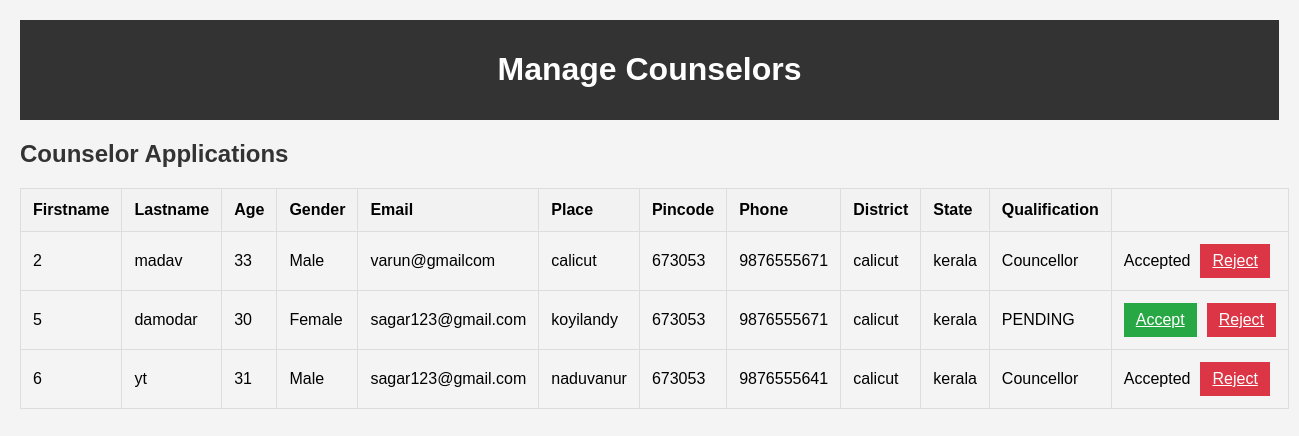
The page /admin12/managecouncellor on the database as committed earlier.
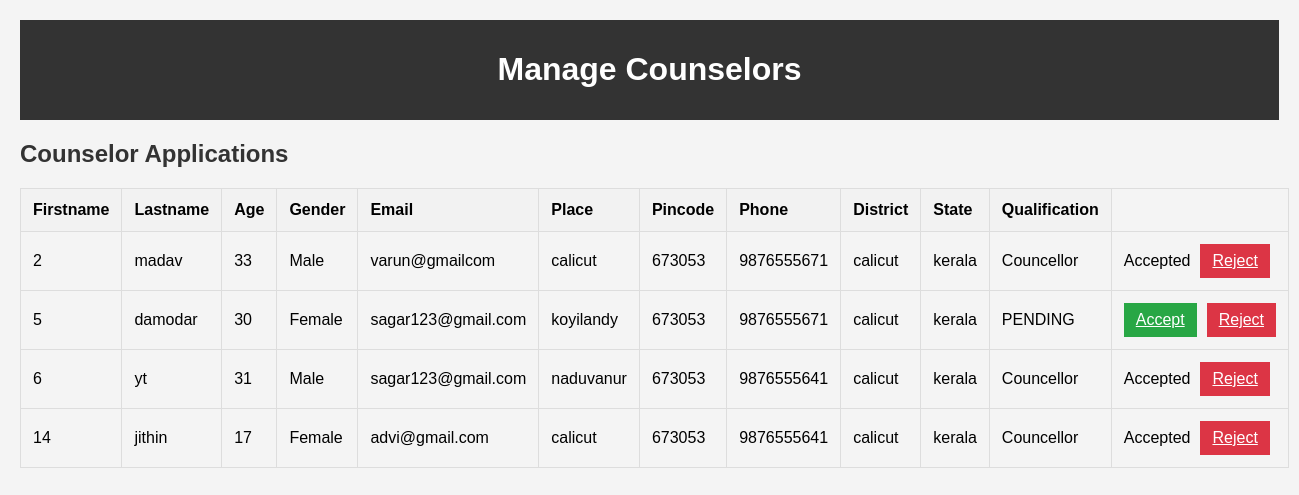
The same page on the database as committed later.
### account_app/models.py (models this page shows)
class Councellortable(models.Model):
    login_id=models.OneToOneField(Logintable,on_delete=models.CASCADE,null=True,blank=True)
    fname=models.CharField(max_length=35,null=True,blank=True)
    lname=models.CharField(max_length=35,null=True,blank=True)
    age=models.CharField(max_length=35,null=True,blank=True)
    gender=models.CharField(max_length=35,null=True,blank=True)
    email=models.CharField(max_length=40,null=True,blank=True)
    place=models.CharField(max_length=40,null=True,blank=True)
    phone=models.BigIntegerField(null=True,blank=True)
    pincode= models.CharField(max_length=40,null=True,blank=True)
    district=models.CharField(max_length=40,null=True,blank=True)
    state=models.CharField(max_length=40,null=True,blank=True)
    qualification=models.CharField(max_length=40,null=True,blank=True)
    created_at=models.DateTimeField(auto_now_add=True,null=True,blank=True)
    updated_at=models.DateTimeField(auto_now_add=True,blank=True,null=True)
    is_active=models.BooleanField(default=True,blank=True,null=True)

class Logintable(AbstractUser):
    otp=models.CharField(max_length=25,null=True,blank=True)
    user_type=models.CharField(max_length=30,null=True,choices=USERTYPE_CHOICES,default="pending")
    is_active = models.BooleanField(null=True,blank=True,default=True)
    created_at=models.DateTimeField(auto_now_add=True,null=True,blank=True)
    groups = models.ManyToManyField(
        'auth.Group',
        related_name='userprofile_set',
        blank=True,
        help_text='The groups this user belongs to.',
        verbose_name='groups',
    )
    user_permissions = models.ManyToManyField(
        'auth.Permission',
        related_name='userprofile_set',
        blank=True,
        help_text='Specific permissions for this user.',
        verbose_name='user permissions', )
    def __str__(self):    #  for displaying foreign key loginid in usertable default foreignkey username ayirikum
        return str(self.id)

### admin_app/views.py (the view)
# urls.py: path('managecouncellor',Managecouncellor.as_view(),name="managecouncellor1"),
class Managecouncellor(View):
    def get(self,request):
         value=Councellortable.objects.filter(is_active=True)
         for i in value:
             print(i.fname)
         return  render(request,"admintemp/managecouncellor.html",{'k':value})

### templates/admintemp/managecouncellor.html (shortened to what this page needs)
<!DOCTYPE html>
<html lang="en">
<head>
</head>
<body>
    <header>
        <h1>Manage Counselors</h1>
    </header>
    <main>
        <h2>Counselor Applications</h2>
        <table>
            <thead>
                <tr>
                    <th>Firstname</th>
                    <th>Lastname</th>
                    <th>Age</th>
                    <th>Gender</th>
                    <th>Email</th>
                    <th>Place</th>
                    <th>Pincode</th>
                    <th>Phone</th>
                    <th>District</th>
                    <th>State</th>
                    <th>Qualification</th>
                </tr>
            </thead>
            <tbody>
                {% for i in k %}
                    <tr>
                        <td>{{ i.login_id}}</td>
                        <td>{{ i.lname }}</td>
                        <td>{{ i.age }}</td>
                        <td>{{i.gender }}</td>
                        <td>{{i.email}} </td>
                        <td> {{i.place}}</td>
                        <td> {{i.pincode}}</td>
                        <td> {{i.phone}}</td>
                        <td>{{i.district}} </td>
                        <td> {{i.state}}</td>
                        <td>{{ i.login_id.user_type }} </td>
                        <td>
                            <div class="button-container">
                                {% if i.login_id.user_type == "PENDING" %}
                                    <a href="{% url 'acceptcouncellor' i.login_id %}" class="btn accept">Accept</a>
                                    <a href="{% url 'rejectcouncellor' i.login_id %}" class="btn reject">Reject</a>
                                {% elif i.login_id.user_type == "Councellor" %}
                                    <span>Accepted</span>
                                    <a href="{% url 'rejectcouncellor' i.login_id %}" class="btn reject">Reject</a>
                                {% elif i.login_id.user_type == "Rejected" %}
                                    <span>Rejected</span>
                                    <a href="{% url 'acceptcouncellor' i.login_id %}" class="btn accept">Accept</a>
                                {% endif %}
                            </div>
                        </td>
                    </tr>
                {% endfor %}
            </tbody>
        </table>
    </main>
</body>
</html>

Rows that differ between the two databases and show on the page:
added Councellortable: login_id "14", lname "jithin", age "17", gender "Female", email "advi@gmail.com", place "calicut", pincode "673053", phone "9876555641", district "calicut", state "kerala", login_id.user_type "Councellor", shows "Accepted"
